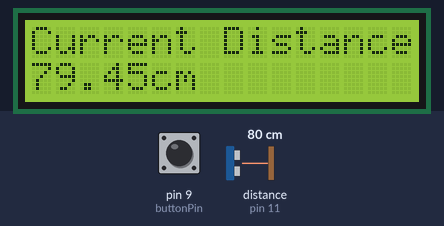
A sketch run on a simulated Arduino Uno, built with avr-gcc and run on an emulated ATmega328P. Parts: 16×2 character LCD. Wiring (inferred from the names in the program): ultrasonic range finder: trigger pin 12; echo pin 11. The inputs (shaded band) are chosen by the test bench; at power-on: pin 9 (buttonPin) HIGH, distance to the obstacle (sensor on pin 11) 80 cm. The echo pulse lasts 58.3 µs per cm; what the sketch prints to the serial monitor is not drawn.

Above: at 1.2 s.
1.3 s: pin 9 (buttonPin) pulled LOW for 0.15 s
At 2.7 s:
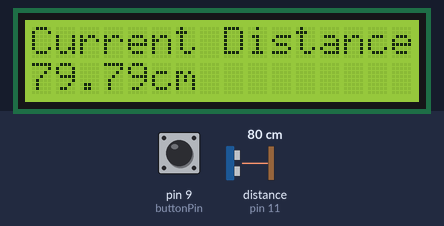
3.0 s: pin 9 (buttonPin) pulled LOW for 1 s
At 5.0 s:
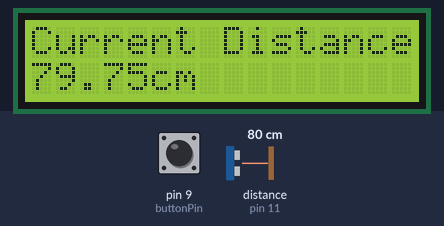
5.6 s: pin 9 (buttonPin) pulsed LOW 2 times (0.12 s each, 0.3 s apart)
At 7.5 s:
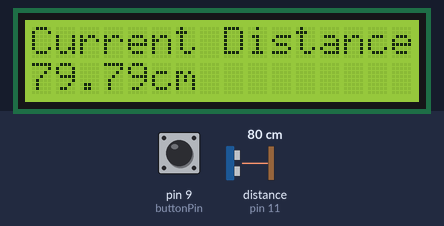
9.2 s: pin 9 (buttonPin) pulsed LOW 2 times (0.12 s each, 0.3 s apart)
At 10.8 s:
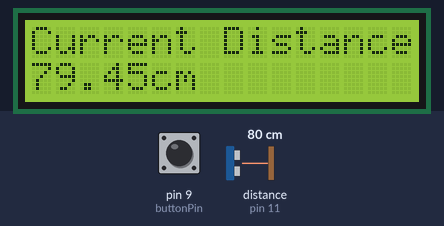
Timing chart, 0 to 12.3 s (numbered marks = the images above; inputs shaded):
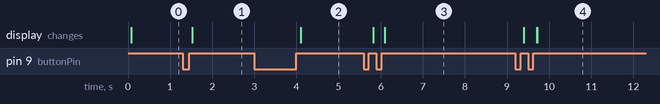

The sketch:

59-Distance-Sensor-Button.ino
```cpp
/**
 * Homework 58 - Portable Distance Sensor
 */
 #include <LiquidCrystal.h>

int rs = 7;
int en = 6;
int d4 = 5;
int d5 = 4;
int d6 = 3;
int d7 = 2;

LiquidCrystal lcd(rs,en,d4,d5,d6,d7);

int trigPin = 12;
int echoPin = 11;
int pingTravelTime;
float pingTimeSec;
float metDist;
float cmDist;

int speedOfSound = 342;

int buttonPin = 9;
int butState = 1;
int butPrev;

void setup() {
  pinMode(trigPin, OUTPUT);
  pinMode(echoPin, INPUT);
  pinMode(buttonPin, INPUT_PULLUP);
  Serial.begin(9600);
  lcd.begin(16,2);
}

void loop() {
  butState = digitalRead(buttonPin);

  Serial.print("ButState: ");
  Serial.print(butState);
  Serial.print(", ButPrev: ");
  Serial.print(butPrev);
  Serial.print(", curDist: ");
  Serial.println(cmDist);

  if(butState == 1 && butPrev == 0){
    Serial.println("button pressed");
    lcd.clear();
    digitalWrite(trigPin,LOW);
    delayMicroseconds(10);
    digitalWrite(trigPin,HIGH);
    delayMicroseconds(10);
    digitalWrite(trigPin,LOW);
    pingTravelTime = pulseIn(echoPin, HIGH);

    //Convering millis
    pingTimeSec = (pingTravelTime/2) / 1000000.;

    //Getting distance in meters
    metDist = speedOfSound * pingTimeSec;

    //Converting to cms
    cmDist = metDist * 100.;

    lcd.setCursor(0,0);
    lcd.print("Current Distance");
    lcd.setCursor(0,1);
    lcd.print(cmDist);
    lcd.print("cm");
  }
  butPrev = butState;


}
```

Measured:
- after the input at 1.3 s, the display: first changes after 0.22 s (image 1 shows a later state)
- after the input at 3.0 s, the display: first changes after 1.1 s (image 2 shows a later state)
- after the input at 5.6 s, the display: first changes after 0.22 s (image 3 shows a later state)
- after the input at 9.2 s, the display: first changes after 0.19 s (image 4 shows a later state)
